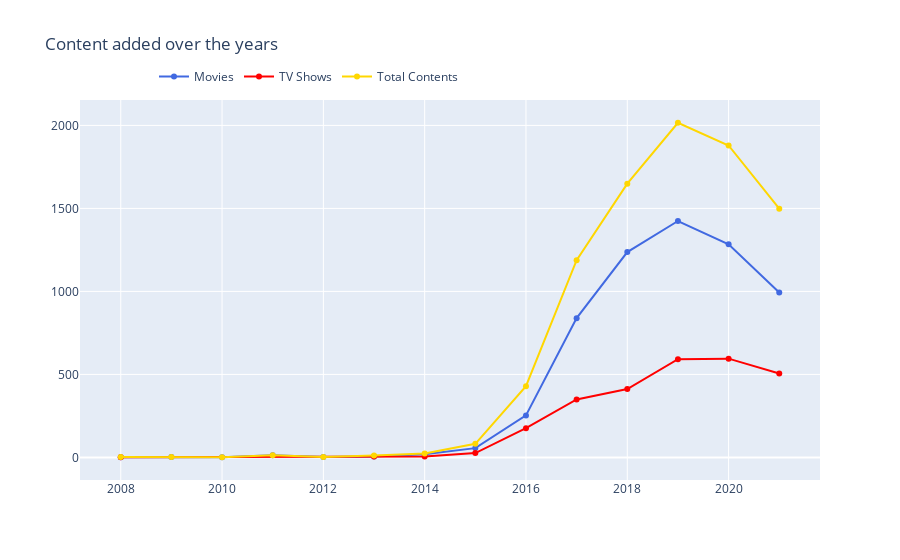

This figure's notebook cell:
### Code cell
t1 = go.Scatter(x=df_movies1['year_added'], y=df_movies1["count"], name="Movies", marker=dict(color="royalblue"))
t2 = go.Scatter(x=df_tv1['year_added'], y=df_tv1["count"], name="TV Shows", marker=dict(color="red"))
t3 = go.Scatter(x=df_content['year_added'], y=df_content["count"], name="Total Contents", marker=dict(color="gold"))

data = [t1, t2, t3]

layout = go.Layout(title="Content added over the years", legend=dict(x=0.1, y=1.1, orientation="h"))
fig = go.Figure(data, layout=layout)
fig.show()

### Figure 1 — Plotly figure (JSON) as saved in the notebook; plotly's stock layout.template omitted (floating-point values rounded to 4 significant figures)
{"data": [{"marker": {"color": "royalblue"}, "name": "Movies", "type": "scatter", "x": [2008, 2009, 2010, 2011, 2012, 2013, 2014, 2015, 2016, 2017, 2018, 2019, 2020, 2021], "y": [1, 2, 1, 13, 3, 6, 19, 56, 253, 839, 1237, 1424, 1284, 993]}, {"marker": {"color": "red"}, "name": "TV Shows", "type": "scatter", "x": [2008, 2013, 2014, 2015, 2016, 2017, 2018, 2019, 2020, 2021], "y": [1, 5, 5, 26, 176, 349, 412, 592, 595, 505]}, {"marker": {"color": "gold"}, "name": "Total Contents", "type": "scatter", "x": [2008, 2009, 2010, 2011, 2012, 2013, 2014, 2015, 2016, 2017, 2018, 2019, 2020, 2021], "y": [2, 2, 1, 13, 3, 11, 24, 82, 429, 1188, 1649, 2016, 1879, 1498]}], "layout": {"legend": {"orientation": "h", "x": 0.1, "y": 1.1}, "title": {"text": "Content added over the years"}}}
